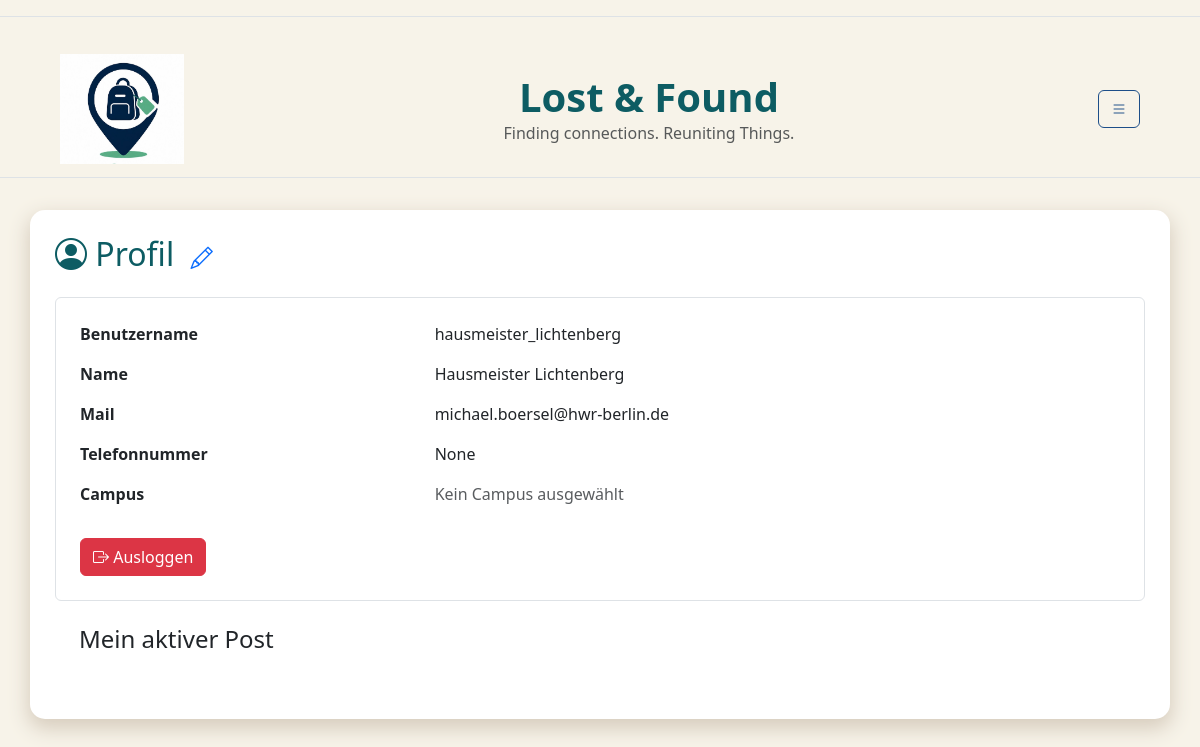
Screenshot of /profile/ (signed in) with the database file from the repository.
### db.py (models this page shows)
class StandardUser(db.Model):
    __tablename__ = "standardUser"
    user_id = db.Column( db.Integer, primary_key=True )
    fundbuero_id = db.Column( db.Integer, db.ForeignKey("fundbuero.fundbuero_id"), nullable=True)
    campus_id = db.Column( db.String, db.ForeignKey("campus.campus_id") )
    name = db.Column( db.String)
    benutzername = db.Column( db.String, unique=True)
    telefonnummer = db.Column(db.String)
    passwort = db.Column(db.String,nullable=False)
    hwr_mail = db.Column(db.String, unique=True,nullable=False )
    is_admin = db.Column(db.Boolean, default=False)
    campus = db.relationship("Campus",back_populates="users")
    posts = db.relationship( "Post",back_populates="user")

### app.py (the view)
@app.route('/profile/')
def profile():
    if "user_id" not in session:
        flash("Bitte zuerst einloggen!", "warning")
        return redirect(url_for("login"))
    user = db.session.get(StandardUser, session["user_id"] )
    if user is None:
        session.clear()
        flash("Dein Account existiert nicht mehr.", "warning")
        return redirect(url_for("login"))
    posts = db.session.execute( db.select(Post).where(Post.user_id == user.user_id, Post.status == "laufend")).scalars() # das holt alle posts des eingeloggten users aus der datenbank, die noch nicht abgelaufen sind und deren status "laufend" ist. die posts werden dann in der profile.html datei angezeigt.
    return render_template("profile.html", user=user, posts= posts)

### templates/profile.html (shortened to what this page needs)
{% extends "base.html" %}
{% block CONTENT %}
<h2 class="mb-4">
    <i class="bi bi-person-circle"></i>
    Profil
     <a href="{{ url_for('edit_profile') }}">
            <i class="bi bi-pencil ms-2"  style="font-size: 1.4rem;"></i>
            </a>
</h2>
<div class="border rounded p-4">
    <div class="row mb-3">
        <div class="col-4">
            <strong>Benutzername</strong>
        </div>
        <div class="col">
            {{ user.benutzername }}
        </div>
    </div>
    <div class="row mb-3">
        <div class="col-4">
            <strong>Name</strong>
        </div>
        <div class="col">
            {{ user.name }}
        </div>
    </div>
    <div class="row mb-3">
        <div class="col-4">
            <strong>Mail</strong>
        </div>
        <div class="col">
            {{ user.hwr_mail }}
        </div>
    </div>
    <div class="row mb-3">
        <div class="col-4">
            <strong>Telefonnummer</strong>
        </div>
        <div class="col">
            {{ user.telefonnummer }}
        </div>
    </div>
    <div class="row mb-3" >
        <div class="col-4">
            <strong>Campus</strong>
        </div>
        <div class="col">
        {% if user.campus_id %}
            {{ user.campus_id }}
        {% else %}
            <span class="text-muted">Kein Campus ausgewählt</span>
        {% endif %}
    </div>
        </div>
        <a href="{{ url_for('logout') }}"
            class="btn btn-danger mt-3">
            <i class="bi bi-box-arrow-right"></i>
         Ausloggen
        </a>
    </div>
    <div class = "rounded p-4">
        <h4 class="mb-3">
        Mein aktiver Post
        </h4>
            </div>
            </div>
{% endblock %}

### static/css/style.css (style rules this page uses)
body { background-color: var(--color-main) !important; }
h1, h2, h3 { color: var(--color-highlight) !important; }

### static/css/color.css (style rules this page uses)
:root { --color-main: rgb(247, 243, 233); --color-shadow: rgb(215, 205, 190); --color-highlight: rgb(13, 92, 99); --color-accent1: rgb(46, 196, 182); --color-accent2: rgb(29, 78, 137); }

### rows the page displays
StandardUser: benutzername "hausmeister_lichtenberg", name "Hausmeister Lichtenberg", hwr_mail "michael.boersel@hwr-berlin.de", telefonnummer "None"
